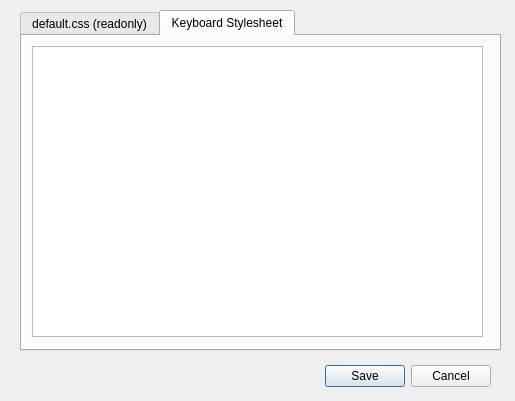
<?xml version="1.0" encoding="UTF-8"?>
<ui version="4.0">
 <class>EditCSS</class>
 <widget class="QDialog" name="EditCSS">
  <property name="geometry">
   <rect>
    <x>0</x>
    <y>0</y>
    <width>515</width>
    <height>401</height>
   </rect>
  </property>
  <property name="sizePolicy">
   <sizepolicy hsizetype="Fixed" vsizetype="Fixed">
    <horstretch>0</horstretch>
    <verstretch>0</verstretch>
   </sizepolicy>
  </property>
  <property name="minimumSize">
   <size>
    <width>515</width>
    <height>401</height>
   </size>
  </property>
  <property name="maximumSize">
   <size>
    <width>515</width>
    <height>401</height>
   </size>
  </property>
  <property name="windowTitle">
   <string>Stylesheets</string>
  </property>
  <widget class="QDialogButtonBox" name="buttonBox">
   <property name="geometry">
    <rect>
     <x>150</x>
     <y>360</y>
     <width>341</width>
     <height>32</height>
    </rect>
   </property>
   <property name="orientation">
    <enum>Qt::Horizontal</enum>
   </property>
   <property name="standardButtons">
    <set>QDialogButtonBox::Cancel|QDialogButtonBox::Save</set>
   </property>
  </widget>
  <widget class="QTabWidget" name="maintabs">
   <property name="geometry">
    <rect>
     <x>20</x>
     <y>10</y>
     <width>481</width>
     <height>341</height>
    </rect>
   </property>
   <property name="currentIndex">
    <number>1</number>
   </property>
   <widget class="QWidget" name="tab">
    <attribute name="title">
     <string>default.css (readonly)</string>
    </attribute>
    <widget class="QTextEdit" name="defaultcss">
     <property name="geometry">
      <rect>
       <x>10</x>
       <y>10</y>
       <width>451</width>
       <height>291</height>
      </rect>
     </property>
     <property name="acceptDrops">
      <bool>false</bool>
     </property>
     <property name="readOnly">
      <bool>true</bool>
     </property>
     <property name="acceptRichText">
      <bool>false</bool>
     </property>
    </widget>
   </widget>
   <widget class="QWidget" name="tab_2">
    <attribute name="title">
     <string>Keyboard Stylesheet</string>
    </attribute>
    <widget class="QTextEdit" name="keyboardcss">
     <property name="geometry">
      <rect>
       <x>10</x>
       <y>10</y>
       <width>451</width>
       <height>291</height>
      </rect>
     </property>
     <property name="acceptDrops">
      <bool>false</bool>
     </property>
     <property name="readOnly">
      <bool>false</bool>
     </property>
     <property name="acceptRichText">
      <bool>false</bool>
     </property>
    </widget>
   </widget>
  </widget>
 </widget>
 <resources/>
 <connections>
  <connection>
   <sender>buttonBox</sender>
   <signal>accepted()</signal>
   <receiver>EditCSS</receiver>
   <slot>accept()</slot>
   <hints>
    <hint type="sourcelabel">
     <x>248</x>
     <y>254</y>
    </hint>
    <hint type="destinationlabel">
     <x>157</x>
     <y>274</y>
    </hint>
   </hints>
  </connection>
  <connection>
   <sender>buttonBox</sender>
   <signal>rejected()</signal>
   <receiver>EditCSS</receiver>
   <slot>reject()</slot>
   <hints>
    <hint type="sourcelabel">
     <x>316</x>
     <y>260</y>
    </hint>
    <hint type="destinationlabel">
     <x>286</x>
     <y>274</y>
    </hint>
   </hints>
  </connection>
 </connections>
</ui>
